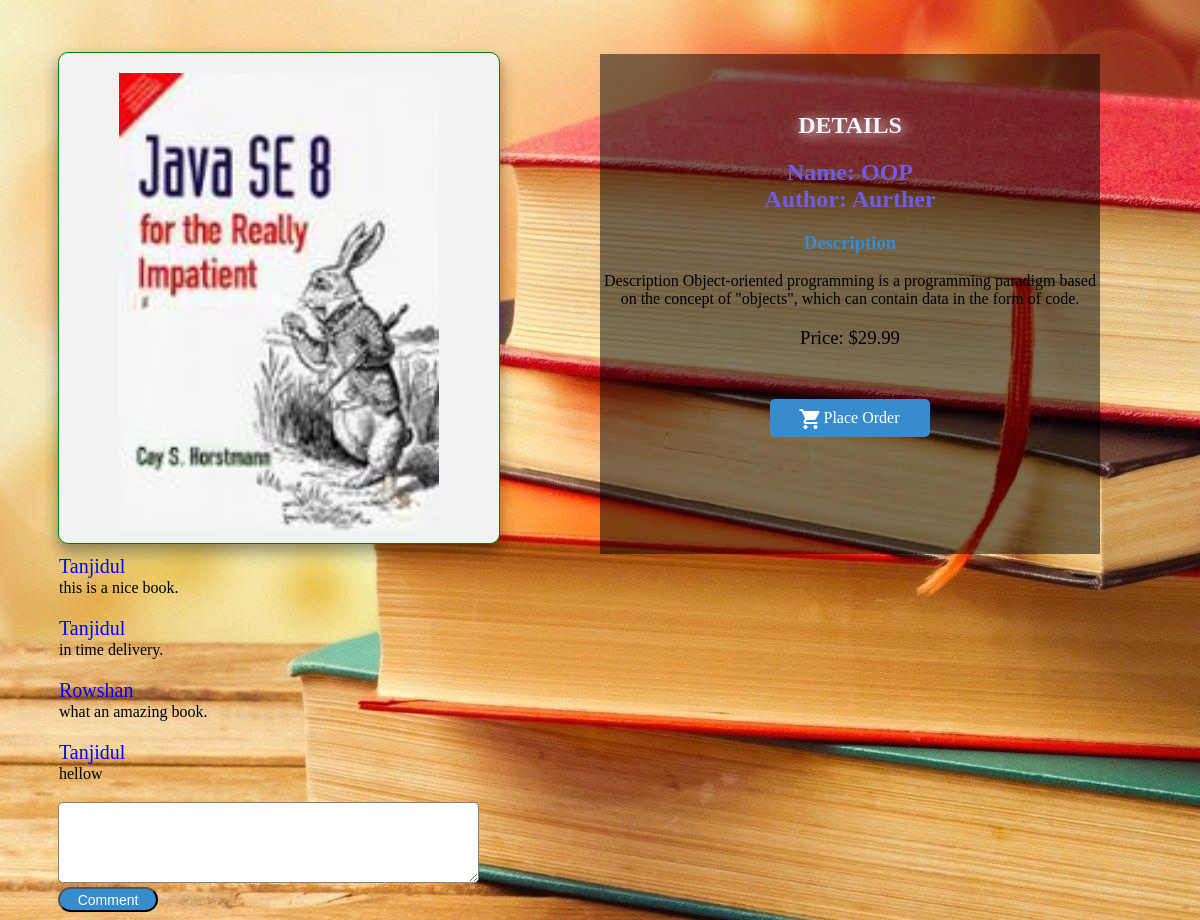
The app's page /details.php?bid=1 with its own data.
### tables this page shows
CREATE TABLE IF NOT EXISTS `bookinfo` (
  `book_id` varchar(20) NOT NULL,
  `book_name` varchar(20) NOT NULL,
  `book_author` varchar(20) NOT NULL,
  `book_price` varchar(10) NOT NULL,
  `book_img` varchar(500) NOT NULL,
  `book_quantity` varchar(10) NOT NULL,
  `book_description` varchar(500) NOT NULL,
  `book_cat` varchar(10) NOT NULL,
  PRIMARY KEY (`book_id`)
);

CREATE TABLE IF NOT EXISTS `comment` (
  `sl` int(20) NOT NULL AUTO_INCREMENT,
  `book_id` varchar(20) NOT NULL,
  `user_id` varchar(20) NOT NULL,
  `user_name` varchar(20) NOT NULL,
  `comment` varchar(100) NOT NULL,
  PRIMARY KEY (`sl`)
);

### details.php (the view, shortened to what this page needs)
<?php
$link=mysqli_connect("localhost","root","");
mysqli_select_db($link,"bookbooking");
 ?>
<?php
$id=$_GET['bid'];
$res=mysqli_query($link,"select * from bookinfo where book_id='$id'");
$com=mysqli_query($link,"select * from comment where book_id='$id'");
?>
<!DOCTYPE html>
<html lang="en">
<head>
</head>
<body>
  <div class="upperpart">
<?php
while ($row=mysqli_fetch_array($res)) {
 ?>
 <div class="img_box">
   <img src="asset/<?php echo $row["book_img"]; ?>" alt="book">
 </div>
 <div class="details_box">
   <h2 class="details">DETAILS</h2>
   <span class="bname">Name: <?php echo $row["book_name"] ?></span>
   <br>
   <span class="aname">Author: <?php echo $row["book_author"] ?></span>
 <h3 class="description">Description</h3>
 <p><?php echo $row["book_description"] ?></p>
 <h3>Price: <span>$<?php echo $row["book_price"] ?></span></h3>
 <div class="bt">
   <a href="cart.php?sid=<?php echo $row["book_id"] ?>" class="submit2"><i class="material-icons">
 </i>Place Order</a>
 </div>
 </div>
 <?php
}
  ?>
  </div>
  <div class="comment">
    <?php
    while ($com1=mysqli_fetch_array($com)) {
      ?>
      <p class="usname"><?php echo $com1["user_name"] ?></p>
      <p><?php echo $com1["comment"] ?></p>
      <br>
      <?php
    }
     ?>
    <form action="" method="post">
 <textarea name="msg" rows="5" cols="50"></textarea>
 <br>
 <input type="submit" name="csubmit" value="Comment">
 </form>
 </div>
</body>
</html>

### details.php (style rules this page uses)
body { background: #e7e7e7; background-image: url(book.jpg); }
.upperpart { display: flex; }
.img_box { overflow: hidden; border: 1px solid green; width: 400px; height: 450px; padding: 20px; text-align: center; margin: 44px 50px 0px 50px; box-shadow: 0 8px 16px rgba(0,0,0,0.4); background: #f2f2f2; border-radius: 10px; }
.img_box img { width: 80%; margin: auto; box-sizing: border-box; }
.details_box { box-sizing: border-box; background: rgba(0,0,0,0.5); width: 500px; height: 500px; text-align: center; margin: 46px 50px 0px 50px; }
.details { text-align: center; color: #EDF8FC; text-shadow: 2px 2px 13px #FDFDFD; margin-top: 58px; }
.bname,.aname { font-weight: bold; color: #6c5ce7; font-size: 24px; }
h3 { font-weight: lighter; }
.description { font-weight: bold; color: #368CCC; }
.bt { width:140px; padding: 10px; margin: 50px auto; background-color: #368CCC; border-radius: 5px; }
a { text-decoration: none; color: white; margin-left: 23px; background-color: #368CCC; position: relative; }
i { position: absolute; left: -25px; top: -2px; }
.comment { margin-left: 50px; }
.comment textarea { border: 1px solid gray; border-radius: 5px; }
.comment input { height: 25px; width: 100px; font-size: 14px; border-radius: 13px; background:#368CCC; color:white; cursor:pointer; }
.comment p { margin: 1px; }
.comment .usname { font-size: 20px; color: blue; }

### records on screen
bookinfo: book_name "OOP", book_author "Aurther", book_description "Description Object-oriented programming is a programming paradigm based on the concept of \"objects\", which can contain data in the form of code.", book_price "29.99"
comment: user_name "Tanjidul", comment "this is a nice book."
comment: user_name "Tanjidul", comment "in time delivery."
comment: user_name "Rowshan", comment "what an amazing book."
comment: user_name "Tanjidul", comment "hellow"
